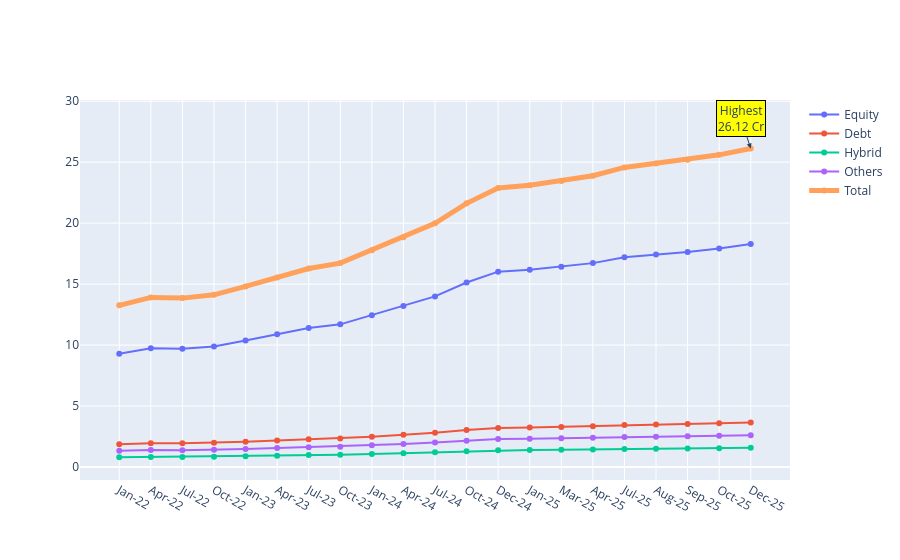

The notebook cell saved with this chart:
### Code cell
max_row = folio_df.loc[
    folio_df["total_folios_crore"].idxmax()
]

fig.add_annotation(
    x=max_row["month_str"],
    y=max_row["total_folios_crore"],
    text=f"Highest<br>{max_row['total_folios_crore']:.2f} Cr",
    showarrow=True,
    arrowhead=2,
    bgcolor="yellow",
    bordercolor="black"
)

### Figure 1 — Plotly figure (JSON) as saved in the notebook; plotly's stock layout.template omitted (floating-point values rounded to 4 significant figures)
{"data": [{"mode": "lines+markers", "name": "Equity", "type": "scatter", "x": ["Jan-22", "Apr-22", "Jul-22", "Oct-22", "Jan-23", "Apr-23", "Jul-23", "Oct-23", "Jan-24", "Apr-24", "Jul-24", "Oct-24", "Dec-24", "Jan-25", "Mar-25", "Apr-25", "Jul-25", "Aug-25", "Sep-25", "Oct-25", "Dec-25"], "y": [9.28, 9.74, 9.69, 9.88, 10.37, 10.88, 11.4, 11.7, 12.45, 13.2, 13.99, 15.13, 16.02, 16.17, 16.42, 16.72, 17.2, 17.42, 17.63, 17.92, 18.28]}, {"mode": "lines+markers", "name": "Debt", "type": "scatter", "x": ["Jan-22", "Apr-22", "Jul-22", "Oct-22", "Jan-23", "Apr-23", "Jul-23", "Oct-23", "Jan-24", "Apr-24", "Jul-24", "Oct-24", "Dec-24", "Jan-25", "Mar-25", "Apr-25", "Jul-25", "Aug-25", "Sep-25", "Oct-25", "Dec-25"], "y": [1.86, 1.95, 1.94, 1.98, 2.07, 2.18, 2.28, 2.34, 2.49, 2.64, 2.8, 3.03, 3.2, 3.23, 3.28, 3.34, 3.44, 3.48, 3.53, 3.58, 3.66]}, {"mode": "lines+markers", "name": "Hybrid", "type": "scatter", "x": ["Jan-22", "Apr-22", "Jul-22", "Oct-22", "Jan-23", "Apr-23", "Jul-23", "Oct-23", "Jan-24", "Apr-24", "Jul-24", "Oct-24", "Dec-24", "Jan-25", "Mar-25", "Apr-25", "Jul-25", "Aug-25", "Sep-25", "Oct-25", "Dec-25"], "y": [0.8, 0.83, 0.83, 0.85, 0.89, 0.93, 0.98, 1.0, 1.07, 1.13, 1.2, 1.3, 1.37, 1.39, 1.41, 1.43, 1.47, 1.49, 1.51, 1.54, 1.57]}, {"mode": "lines+markers", "name": "Others", "type": "scatter", "x": ["Jan-22", "Apr-22", "Jul-22", "Oct-22", "Jan-23", "Apr-23", "Jul-23", "Oct-23", "Jan-24", "Apr-24", "Jul-24", "Oct-24", "Dec-24", "Jan-25", "Mar-25", "Apr-25", "Jul-25", "Aug-25", "Sep-25", "Oct-25", "Dec-25"], "y": [1.33, 1.39, 1.38, 1.41, 1.48, 1.55, 1.63, 1.67, 1.78, 1.89, 2.0, 2.16, 2.29, 2.31, 2.35, 2.39, 2.46, 2.49, 2.52, 2.56, 2.61]}, {"line": {"width": 5}, "mode": "lines+markers", "name": "Total", "type": "scatter", "x": ["Jan-22", "Apr-22", "Jul-22", "Oct-22", "Jan-23", "Apr-23", "Jul-23", "Oct-23", "Jan-24", "Apr-24", "Jul-24", "Oct-24", "Dec-24", "Jan-25", "Mar-25", "Apr-25", "Jul-25", "Aug-25", "Sep-25", "Oct-25", "Dec-25"], "y": [13.26, 13.91, 13.85, 14.12, 14.81, 15.54, 16.28, 16.72, 17.78, 18.85, 19.98, 21.62, 22.89, 23.1, 23.45, 23.89, 24.57, 24.89, 25.19, 25.6, 26.12]}], "layout": {"annotations": [{"arrowhead": 2, "bgcolor": "yellow", "bordercolor": "black", "showarrow": true, "text": "Highest<br>26.12 Cr", "x": "Dec-25", "y": 26.12}]}}
